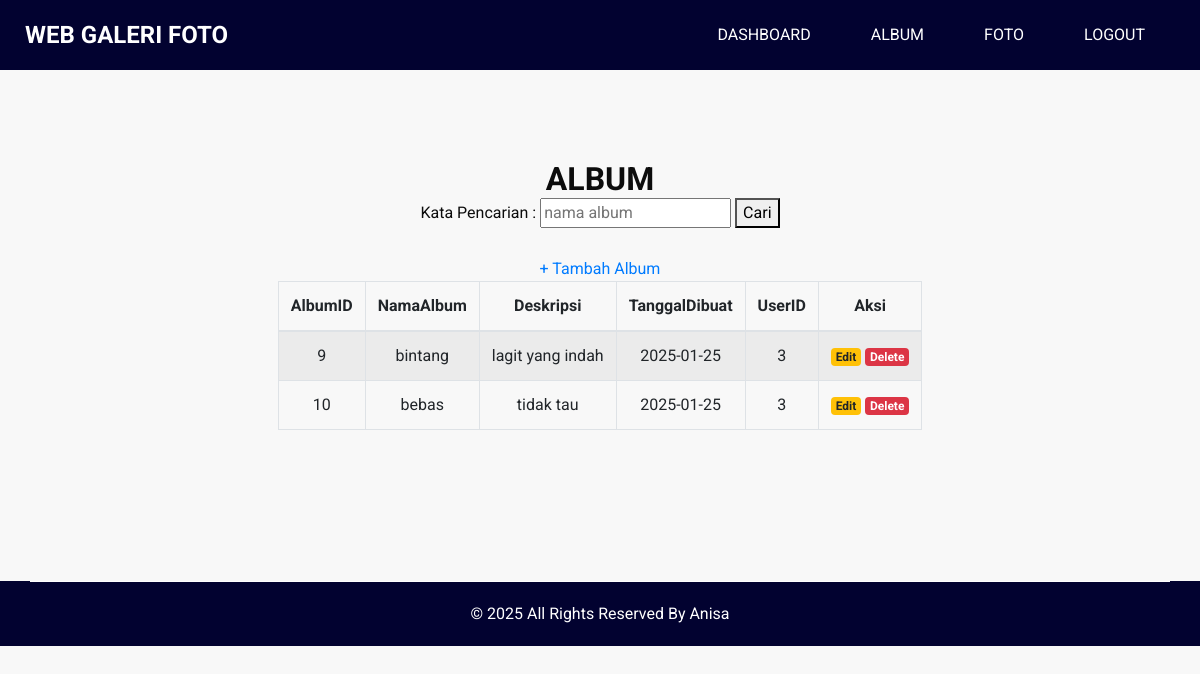
/album.php (signed in), run on the app's committed database.
### tables this page shows
CREATE TABLE `album` (
  `AlbumID` int(11) NOT NULL,
  `NamaAlbum` varchar(255) NOT NULL,
  `Deskripsi` text NOT NULL,
  `TanggalDibuat` date NOT NULL,
  `UserID` int(11) NOT NULL,
  `Konfirmasi` int(100) NOT NULL
);

### album.php (the view, shortened to what this page needs)
<!DOCTYPE html>
<html>
<head>
  <link rel="stylesheet" type="text/css" href="css/bootstrap.css" />
  <link href="css/font-awesome.min.css" rel="stylesheet" />
  <link href="css/style.css" rel="stylesheet" />
  <link href="css/responsive.css" rel="stylesheet" />
</head>
<body class="sub_page">
  <div class="hero_area">
    <header class="header_section">
      <div class="container-fluid">
        <nav class="navbar navbar-expand-lg custom_nav-container ">
          <a class="navbar-brand" href="index.php">
            <span>WEB GALERI FOTO</span>
          </a>
         <div class="collapse navbar-collapse" id="navbarSupportedContent">
          <ul class="navbar-nav ml-auto">
            <li class="nav-item ">
            <a class="nav-link" href="dashboard_pengguna.php">Dashboard <span class="sr-only">(current)</span></a>
            </li>
            <li class="nav-item">
            <a class="nav-link" href="album.php">Album</a>
            </li>
            <li class="nav-item ">
            <a class="nav-link" href="foto.php">Foto</a>
            </li>
            <li class="nav-item">
            <a class="nav-link" href="logout.php">Logout</a>
            </li>
          </ul>
        </div>
        </nav>
      </div>
    </header>
  </div>
  <section class="contact_section layout_padding">
    <div class="container">
      <div class="heading_container heading_center">
        <h2>ALBUM</h2>
		<div class="row">
		<div class="col-md-12">
		<form method="GET" action="album.php" style="text-align: center;">
			<label>Kata Pencarian : </label>
			<input type="text" name="kata_cari" value="<?php if(isset($_GET['kata_cari'])) { echo $_GET['kata_cari']; } ?>" placeholder="nama album" />
			<button type="submit">Cari</button>
		  </form>
		<br>
		  <a href="tambah_album.php">+ Tambah Album</a>
		  <table id="example1" class="table table-bordered table-striped" border=1 align="center" width="60%">
		<thead>
		<tr>
		<th>AlbumID</th>
		<th>NamaAlbum</th>
		<th>Deskripsi</th>
		<th>TanggalDibuat</th>
		<th>UserID</th>
		<th>Aksi</th>
		</tr>
		</thead>
		<tbody>
		<?php
		include('koneksi.php');
		if(isset($_GET['kata_cari'])) {
		$kata_cari = $_GET['kata_cari'];
		$query = "SELECT * FROM album WHERE NamaAlbum like '%".$kata_cari."%' ORDER BY UserID ASC";
		} else {
		$query = "SELECT * FROM album WHERE UserID='$_SESSION[UserID]'ORDER BY UserID ASC";
		}
		$result = mysqli_query($koneksi, $query);
		while ($data = mysqli_fetch_assoc($result)) {
		?>
		<tr>
		<td><?php echo $data['AlbumID']; ?></td>
		<td><?php echo $data['NamaAlbum']; ?></td>
		<td><?php echo $data['Deskripsi']; ?></td>
		<td><?php echo $data['TanggalDibuat']; ?></td>
		<td><?php echo $data['UserID']; ?></td>
		<td><?php echo '
		<a href="edit_album.php?AlbumID='.$data['AlbumID'].'" class="badge badge-warning">Edit</a>
		<a href="delete_album.php?AlbumID='.$data['AlbumID'].'"class="badge badge-danger" onclick="return confirm(\'Yakin ingin menghapus data ini?\')">Delete</a>
		';?>
		</td>
		<?php
		}
		?>
		</tbody>
		</table>
      </div>
	  </div>
  </section>
  <footer class="footer_section">
      <div class="container">
      <p>
        &copy; <span id="displayYear"></span> All Rights Reserved By
        <a href="https://html.design/">Anisa</a>
      </p>
      </div>
  </footer>
</body>
</html>

### css/style.css (style rules this page uses)
body { font-family: "Roboto", sans-serif; color: #0c0c0c; background-color: #f8f8f8; overflow-x: hidden; }
.layout_padding { padding: 90px 0; }
.heading_container { display: -webkit-box; display: -ms-flexbox; display: flex; -webkit-box-orient: vertical; -webkit-box-direction: normal; -ms-flex-direction: column; flex-direction: column; -webkit-box-align: start; -ms-flex-align: start; align-items: flex-start; }
.heading_container h2 { position: relative; font-weight: bold; margin: 0; }
.heading_container.heading_center { -webkit-box-align: center; -ms-flex-align: center; align-items: center; text-align: center; }
a, a:hover, a:focus { text-decoration: none; }
.hero_area { position: relative; background-color: #020230; min-height: 100vh; display: -webkit-box; display: -ms-flexbox; display: flex; -webkit-box-orient: vertical; -webkit-box-direction: normal; -ms-flex-direction: column; flex-direction: column; }
.sub_page .hero_area { min-height: auto; }
.header_section .container-fluid { padding-right: 25px; padding-left: 25px; }
.navbar-brand span { font-weight: bold; color: #ffffff; font-size: 24px; text-transform: uppercase; }
.custom_nav-container { padding: 10px 0; }
.custom_nav-container .navbar-nav .nav-item .nav-link { padding: 3px 15px; margin: 10px 15px; color: #ffffff; text-align: center; text-transform: uppercase; }
.contact_section { position: relative; }
.contact_section .heading_container { margin-bottom: 45px; }
.footer_section { position: relative; background-color: #020230; text-align: center; }
.footer_section p { color: #ffffff; padding: 20px 0; margin: 0; border-top: 1px solid #ffffff; }
.footer_section p a { color: inherit; }

### css/responsive.css (style rules this page uses)
@media (min-width: 1200px) { .container { max-width: 1170px; } }

### data on the page
album: AlbumID "9", NamaAlbum "bintang", Deskripsi "lagit yang indah", TanggalDibuat "2025-01-25", UserID "3"
album: AlbumID "10", NamaAlbum "bebas", Deskripsi "tidak tau", TanggalDibuat "2025-01-25", UserID "3"
